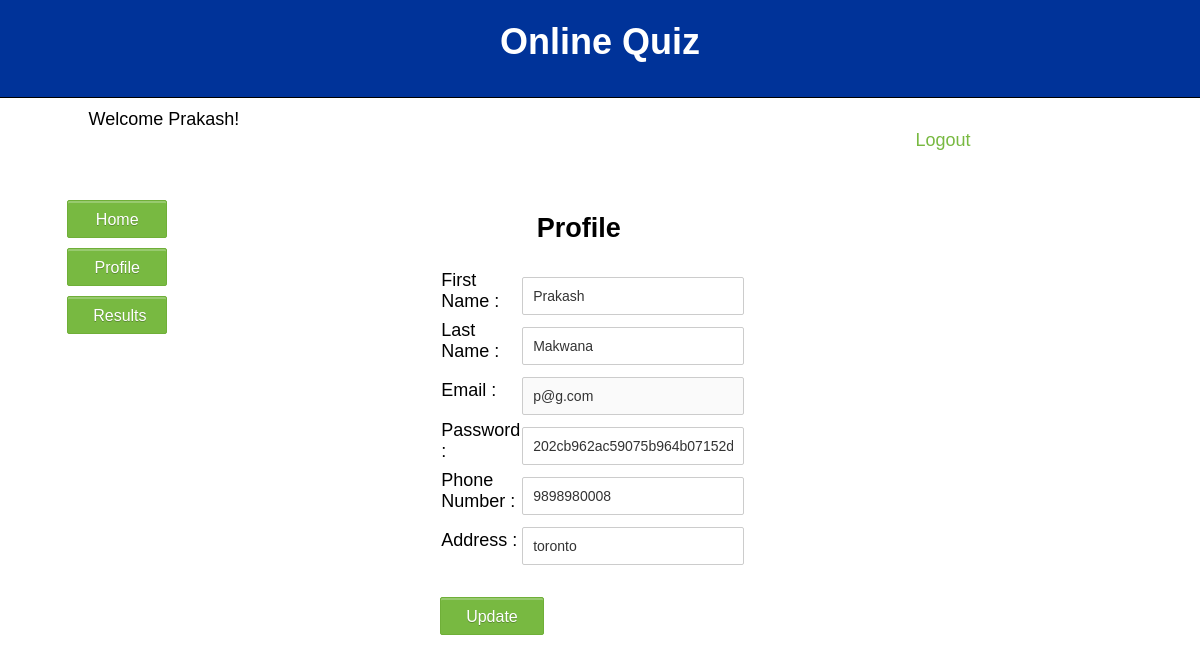
/profile.php (signed in), run on the app's committed database.
### tables this page shows
CREATE TABLE `user` (
  `id` int(11) NOT NULL,
  `firstname` varchar(50) NOT NULL,
  `lastname` varchar(50) NOT NULL,
  `email` varchar(50) NOT NULL,
  `password` varchar(50) NOT NULL,
  `phonenumber` bigint(20) NOT NULL,
  `address` varchar(50) NOT NULL,
  `trn_date` datetime NOT NULL
);

### profile.php (the view, shortened to what this page needs)
<?php
require ('db.php');
$id = $_SESSION['userid'];
$query = "select * from user where id=$id";
$result = mysqli_query($conn, $query);
$rows = mysqli_fetch_assoc($result);
?>
<!DOCTYPE html>
<html>
	<head>
		<link rel="stylesheet" href="css/style.css" />
	</head>
	<body>
		<div class="form">
			<p id="welcome">
				Welcome <?php echo $_SESSION['uname']; ?>!
				<a id="btnLogout" href="logout.php">Logout</a>
			</p>
			<form action='' method="get">
			<aside id="asideOptions">
				<input  class="btn" type='submit' value='Home' name='Home'><br />
				<input class="btn"  type='submit' value='Profile' name='Profile'><br />
				<input class="btn"  type='submit' value='Results' name='Results'><br />
			</aside>
				<aside id="asideProfile">
				<h1 align="center">Profile</h1>
					<table id="profileTable">
						<tr class="tr">
							<td class="tr"> First Name :</td>
							<td class="tr"><input type="text" name="fname" value="<?php echo $rows["firstname"]?>"/></td>
						</tr>
						<tr class="tr">
							<td class="tr"> Last Name :</td>
							<td class="tr"><input type="text" name="lname" value="<?php echo $rows["lastname"]?>"/></td>
						</tr>
						<tr class="tr">
							<td class="tr"> Email :</td>
							<td class="tr"><input type="text" name="email" disabled  value="<?php echo $rows["email"]?>"/></td>
						</tr>
						<tr class="tr">
							<td class="tr"> Password :</td>
							<td class="tr"><input type="text" name="password" value="<?php echo $_SESSION['password']?>"/></td>
						</tr>
						<tr class="tr">
							<td class="tr"> Phone Number :</td>
							<td class="tr"><input type="text" name="number" value="<?php echo $rows["phonenumber"]?>"/></td>
						</tr>
						<tr class="tr">
							<td class="tr"> Address :</td>
							<td class="tr"><input type="text" name="address" value="<?php echo $rows["address"]?>"/></td>
						</tr>
					</table>
				<br>
				<input type='submit' value='Update' name='update'>
			</aside>
			</form>
			</div>
	</body>
</html>

### css/style.css (style rules this page uses)
body { font-family:Arial, Sans-Serif; font-size: 18px; }
a { color:#78b941; text-decoration:none; }
.form { width: 90%; margin: 0 auto; }
input[type='text'], input[type='email'], input[type='password'] { width: 200px; border-radius: 2px; border: 1px solid #CCC; padding: 10px; color: #333; font-size: 14px; margin-top: 10px; }
input[type='submit'] { padding: 10px 25px 8px; color: #fff; background-color: #78b941; text-shadow: rgba(0,0,0,0.24) 0 1px 0; font-size: 16px; box-shadow: rgba(255,255,255,0.24) 0 2px 0 0 inset,#fff 0 1px 0 0; border: 1px solid #6faf38; border-radius: 2px; margin-top: 10px; cursor:pointer; }
table,th,td,tr { border: 2px black solid; border-collapse: collapse; }
a { margin-top: 20px; }
#welcome { text-align: left; margin-top: 1%; margin-left:2%; margin-right: 1%; }
#btnLogout { text-align: right; margin-top: 0%; margin-left:80%; margin-right: 0%; }
#heading { text-align: left; margin-top: -1%; margin-left:-1%; margin-right:-1%; text-align: center; height:100px; border: 1px solid black; background-color: #003399; color: white; clear: both; }
#asideOptions { height : 80%; width: 10%; margin-top:2%; float: left; text-align: left; }
.btn { width: 100px; }
#profileTable,.tr { border: none; }
#asideProfile { margin-top:2%; margin-left:25%; height : 80%; width: 26%; float:left; }

### data on the page
user: fname "Prakash", lname "Makwana", email "p@g.com", number "9898980008", address "toronto"

### other printed values
$_SESSION['uname'] "Prakash"
